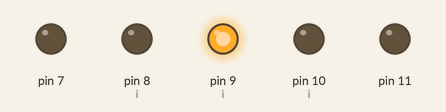
Bench run of a sketch on a simulated Arduino Uno, built with avr-gcc and run on an emulated ATmega328P. Shown: output pins drawn as LEDs (lit = HIGH).

Above: at 0.05 s.
At 0.25 s:
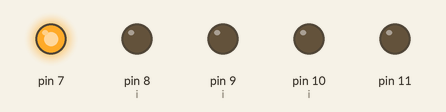
At 0.65 s:
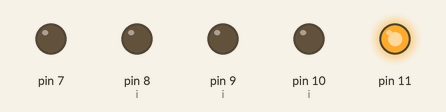
At 1.35 s:
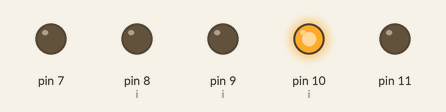
At 2.75 s:
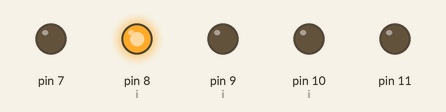
Timing chart, 0 to 3.0 s (numbered marks = the images above):
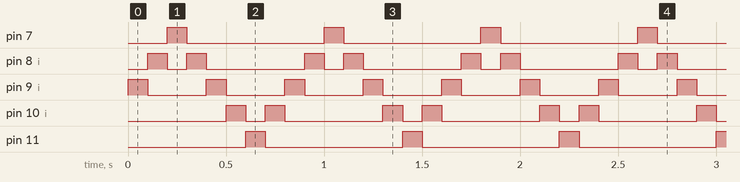

The sketch:

Leds.ino
```cpp
/* Leds : chenillard avec 5 leds (pin 7 à 11)
Modifié par Laurène Guelorget le 26 Fev 2014 */

//Déclaration et initialisation des variables
boolean t = true;
int i = 9;

void setup()
{
  pinMode(11,OUTPUT);
  pinMode(10,OUTPUT);
  pinMode(9,OUTPUT);
  pinMode(8,OUTPUT);
  pinMode(7,OUTPUT);
}

void loop()
{
  digitalWrite(i,HIGH);
  delay(100);
  digitalWrite(i,LOW);
  if(t == true) {
    i = i - 1;
  }
  else {
    i = i + 1;
  }
  if(i < 7) {
    i = 8;
    t = false;
  }
  if(i > 11) {
    i = 10;
    t = true;
  }
}
```

Measured:
- by itself, pin 7, pin 11: alternates HIGH for 0.10 s and LOW for 0.70 s
- by itself, pin 8 (i), pin 10 (i): repeats every 0.80 s: LOW 0.10 s, HIGH 0.10 s, LOW 0.50 s, HIGH 0.10 s
- by itself, pin 9 (i): alternates HIGH for 0.10 s and LOW for 0.30 s
